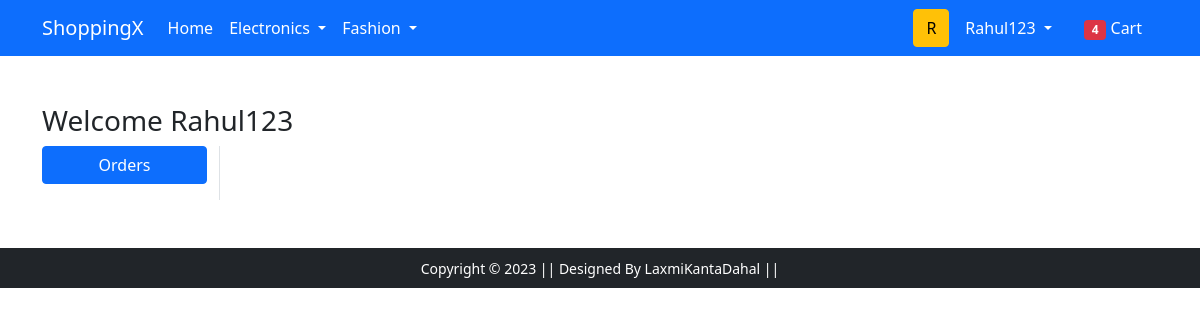
Before: /orders/ (signed in) with the older database file.
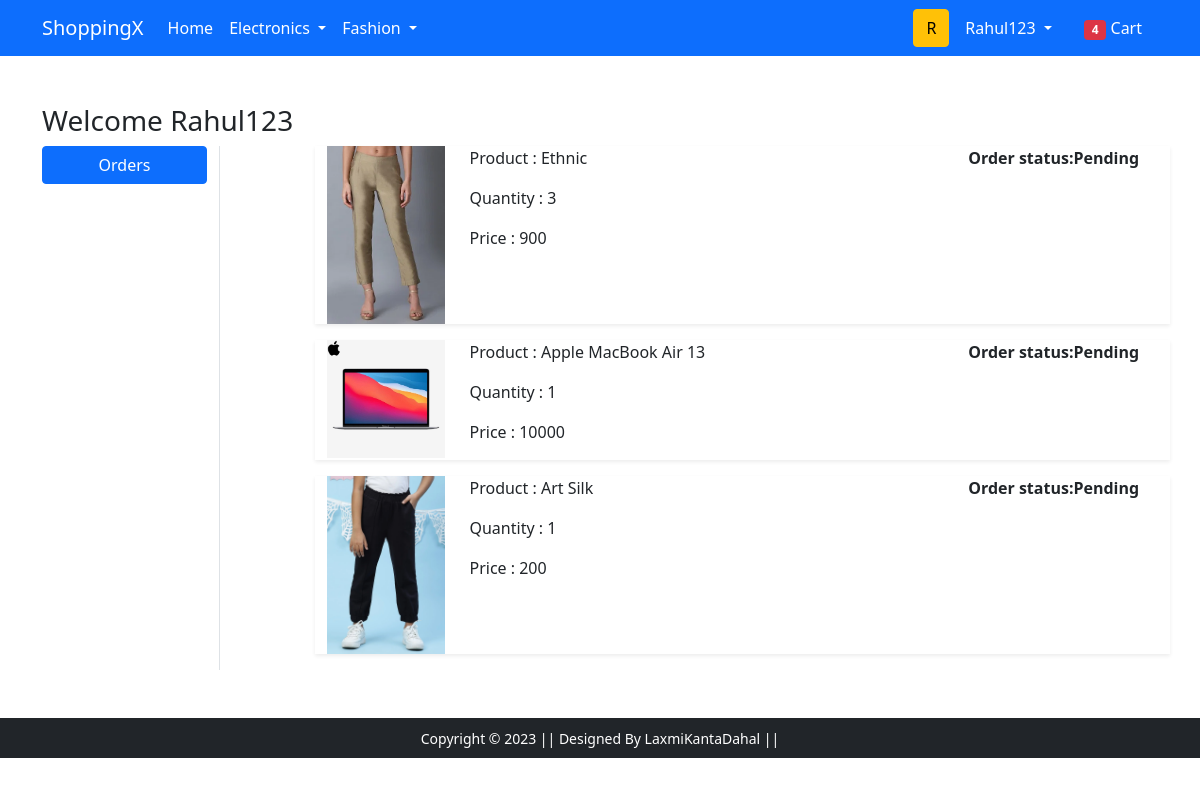
After: the same page with the newer database file.
### app/models.py (models this page shows, shortened)
class OrderPlaced(models.Model):
    user=models.ForeignKey(User, on_delete=models.CASCADE)
    customer=models.ForeignKey(Customer, on_delete=models.CASCADE)
    product=models.ForeignKey(Product, on_delete=models.CASCADE)
    quantity=models.PositiveIntegerField(default=1)
    ordered_data=models.DateField(auto_now_add=True)
    status=models.CharField(max_length=50,choices=STATUS_CHOICES,default='Pending')
    @property
    def total_cost(self):
        return self.quantity*self.product.discounted_price

class Product(models.Model):
    title=models.CharField(max_length=100)
    selling_price=models.FloatField()
    discounted_price=models.IntegerField()
    description=models.TextField(blank=True)
    brand=models.CharField(max_length=100)
    category=models.CharField(choices=CATEGORY_CHOICES,max_length=2)
    product_img=models.ImageField(upload_to='productimg')

### app/views.py (the view)
# urls.py: path('orders/', views.orders, name='orders'),
def orders(request):
    op=OrderPlaced.objects.filter(user=request.user)
    return render(request, 'app/orders.html',{'order_placed':op})

### app/templates/app/orders.html (shortened to what this page needs)
{% extends 'app/base.html' %}
{% load static %}
{% block main-content %}
<div class="container my-5">
 <div class="row">
<h3>Welcome {{request.user.username|capfirst}}</h3>
  <div class="col-sm-2 border-end">
   <ul class="list-unstyled">
    <li class="d-grid"><a href="{% url 'orders' %}" class="btn btn-primary">Orders</a></li>
   </ul>
  </div>
  <div class="col-sm-9 offset-sm-1">
    {% for op in order_placed %}
    <div class="row shadow-sm mb-3">
        <div class="col-sm-2">
            <img src="{{op.product.product_img.url}}" alt=""
            srcset="" class="img-fluid" height="150" width="150">
        </div>
        <div class="col-sm-7">
            <p>Product : {{op.product.title}}</p>
            <p>Quantity : {{op.quantity}}</p>
            <p>Price : {{op.total_cost}}</p>
        </div>
        <div class="col-sm-3 fw-bold">
            <p>Order status:{{op.status}}</p>
        </div>
    </div>
  {% endfor %}
 </div>
</div>
</div>
{% endblock main-content %}

### app/templates/app/base.html (shortened to what this page needs)
<!doctype html>
{% load static %}
<html lang="en">
  <head>
    <link href="https://cdn.jsdelivr.net/npm/bootstrap@5.0.0-beta1/dist/css/bootstrap.min.css" rel="stylesheet">
    <link rel="stylesheet" href="{% static 'app/css/owl.carousel.min.css' %}">
    <link rel="stylesheet" href="{% static 'app/css/all.min.css' %}">
    <link rel="stylesheet" href="{% static 'app/css/style.css' %}">
  </head>
  <body>
    <nav class="navbar navbar-expand-lg navbar-dark bg-primary">
     <div class="container">
       <a class="navbar-brand" href="/">ShoppingX</a>
       <div class="collapse navbar-collapse" id="navbarSupportedContent">
         <ul class="navbar-nav me-auto mb-2 mb-lg-0">
           <li class="nav-item">
             <a class="nav-link active" aria-current="page" href="/">Home</a>
           </li>
           <li class="nav-item dropdown">
             <a class="nav-link dropdown-toggle text-white" href="#" id="electronicsDropdown" role="button" data-bs-toggle="dropdown" aria-expanded="false">
               Electronics
             </a>
           </li>
           <li class="nav-item dropdown">
             <a class="nav-link dropdown-toggle text-white" href="#" id="fashionDropdown" role="button" data-bs-toggle="dropdown" aria-expanded="false">
               Fashion
             </a>
           </li>
         </ul>
         <form class="d-flex">
           <button class="btn btn-warning" type="submit"> {{ request.user.username|first|upper}}</button>
         </form>
         <div>
          <ul class="navbar-nav me-auto mb-2 mb-lg-0">
            {% if request.user.is_authenticated %}
           <li class="nav-item dropdown mx-2">
              <a class="nav-link dropdown-toggle text-white" href="#" id="profileDropdown" role="button" data-bs-toggle="dropdown" aria-expanded="false">
                {{ request.user.username|capfirst}}
              </a>
            </li>
            <li class="nav-item mx-2">
             <a href="{% url 'showcart' %}" class="nav-link text-white"><span class="badge bg-danger">4</span> Cart </a>
            </li>
            {% endif %}
          </ul>
         </div>
       </div>
     </div>
    </nav>
    {% block main-content %} {% endblock main-content %}
    <footer class="container-fluid bg-dark text-center p-2 mt-5">
        <small class="text-white">Copyright &copy; 2023 || Designed By LaxmiKantaDahal || </small>
    </footer>
  </body>
</html>

Changed rows visible on the page:
added OrderPlaced: product.product_img (picture), product "Ethnic", quantity "3", total_cost "900", status "Pending"
added OrderPlaced: product.product_img (picture), product "Apple MacBook Air 13", quantity "1", total_cost "10000", status "Pending"
added OrderPlaced: product.product_img (picture), product "Art Silk", quantity "1", total_cost "200", status "Pending"
